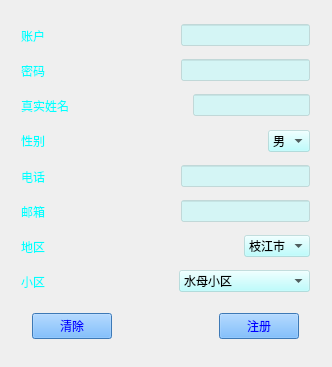
<?xml version="1.0" encoding="UTF-8"?>
<ui version="4.0">
 <class>UserRegister</class>
 <widget class="QWidget" name="UserRegister">
  <property name="geometry">
   <rect>
    <x>0</x>
    <y>0</y>
    <width>332</width>
    <height>367</height>
   </rect>
  </property>
  <property name="minimumSize">
   <size>
    <width>332</width>
    <height>367</height>
   </size>
  </property>
  <property name="maximumSize">
   <size>
    <width>332</width>
    <height>367</height>
   </size>
  </property>
  <property name="windowTitle">
   <string>用户注册</string>
  </property>
  <property name="windowIcon">
   <iconset>
    <normaloff>G:/VideoOfYouTube/注册.png</normaloff>G:/VideoOfYouTube/注册.png</iconset>
  </property>
  <widget class="QWidget" name="widget_10" native="true">
   <property name="geometry">
    <rect>
     <x>10</x>
     <y>10</y>
     <width>311</width>
     <height>351</height>
    </rect>
   </property>
   <layout class="QVBoxLayout" name="verticalLayout">
    <item>
     <widget class="QWidget" name="widget" native="true">
      <layout class="QHBoxLayout" name="horizontalLayout">
       <property name="leftMargin">
        <number>0</number>
       </property>
       <property name="topMargin">
        <number>0</number>
       </property>
       <property name="rightMargin">
        <number>0</number>
       </property>
       <property name="bottomMargin">
        <number>0</number>
       </property>
       <item>
        <widget class="QLabel" name="label">
         <property name="styleSheet">
          <string notr="true">color: rgb(0, 255, 255);
font: 10pt &quot;微软雅黑&quot;;</string>
         </property>
         <property name="text">
          <string>账户</string>
         </property>
        </widget>
       </item>
       <item>
        <spacer name="horizontalSpacer">
         <property name="orientation">
          <enum>Qt::Horizontal</enum>
         </property>
         <property name="sizeHint" stdset="0">
          <size>
           <width>40</width>
           <height>20</height>
          </size>
         </property>
        </spacer>
       </item>
       <item>
        <widget class="QLineEdit" name="id">
         <property name="styleSheet">
          <string notr="true">background-color: rgba(170, 255, 255, 100);</string>
         </property>
        </widget>
       </item>
      </layout>
     </widget>
    </item>
    <item>
     <widget class="QWidget" name="widget_2" native="true">
      <layout class="QHBoxLayout" name="horizontalLayout_2">
       <property name="leftMargin">
        <number>0</number>
       </property>
       <property name="topMargin">
        <number>0</number>
       </property>
       <property name="rightMargin">
        <number>0</number>
       </property>
       <property name="bottomMargin">
        <number>0</number>
       </property>
       <item>
        <widget class="QLabel" name="label_2">
         <property name="styleSheet">
          <string notr="true">color: rgb(0, 255, 255);
font: 10pt &quot;微软雅黑&quot;;</string>
         </property>
         <property name="text">
          <string>密码</string>
         </property>
        </widget>
       </item>
       <item>
        <spacer name="horizontalSpacer_2">
         <property name="orientation">
          <enum>Qt::Horizontal</enum>
         </property>
         <property name="sizeHint" stdset="0">
          <size>
           <width>40</width>
           <height>20</height>
          </size>
         </property>
        </spacer>
       </item>
       <item>
        <widget class="QLineEdit" name="password">
         <property name="styleSheet">
          <string notr="true">background-color: rgba(170, 255, 255, 100);</string>
         </property>
        </widget>
       </item>
      </layout>
     </widget>
    </item>
    <item>
     <widget class="QWidget" name="widget_3" native="true">
      <layout class="QHBoxLayout" name="horizontalLayout_3">
       <property name="leftMargin">
        <number>0</number>
       </property>
       <property name="topMargin">
        <number>0</number>
       </property>
       <property name="rightMargin">
        <number>0</number>
       </property>
       <property name="bottomMargin">
        <number>0</number>
       </property>
       <item>
        <widget class="QLabel" name="label_3">
         <property name="styleSheet">
          <string notr="true">color: rgb(0, 255, 255);
font: 10pt &quot;微软雅黑&quot;;</string>
         </property>
         <property name="text">
          <string>真实姓名</string>
         </property>
        </widget>
       </item>
       <item>
        <spacer name="horizontalSpacer_3">
         <property name="orientation">
          <enum>Qt::Horizontal</enum>
         </property>
         <property name="sizeHint" stdset="0">
          <size>
           <width>40</width>
           <height>20</height>
          </size>
         </property>
        </spacer>
       </item>
       <item>
        <widget class="QLineEdit" name="name">
         <property name="styleSheet">
          <string notr="true">background-color: rgba(170, 255, 255, 100);</string>
         </property>
        </widget>
       </item>
      </layout>
     </widget>
    </item>
    <item>
     <widget class="QWidget" name="widget_6" native="true">
      <layout class="QHBoxLayout" name="horizontalLayout_6">
       <property name="leftMargin">
        <number>0</number>
       </property>
       <property name="topMargin">
        <number>0</number>
       </property>
       <property name="rightMargin">
        <number>0</number>
       </property>
       <property name="bottomMargin">
        <number>0</number>
       </property>
       <item>
        <widget class="QLabel" name="label_6">
         <property name="styleSheet">
          <string notr="true">color: rgb(0, 255, 255);
font: 10pt &quot;微软雅黑&quot;;</string>
         </property>
         <property name="text">
          <string>性别</string>
         </property>
        </widget>
       </item>
       <item>
        <spacer name="horizontalSpacer_6">
         <property name="orientation">
          <enum>Qt::Horizontal</enum>
         </property>
         <property name="sizeHint" stdset="0">
          <size>
           <width>40</width>
           <height>20</height>
          </size>
         </property>
        </spacer>
       </item>
       <item>
        <widget class="QComboBox" name="sexcombo">
         <property name="styleSheet">
          <string notr="true">font: 10pt &quot;微软雅黑&quot;;
background-color: rgba(170, 255, 255, 100);</string>
         </property>
         <item>
          <property name="text">
           <string>男</string>
          </property>
         </item>
         <item>
          <property name="text">
           <string>女</string>
          </property>
         </item>
        </widget>
       </item>
      </layout>
     </widget>
    </item>
    <item>
     <widget class="QWidget" name="widget_5" native="true">
      <layout class="QHBoxLayout" name="horizontalLayout_5">
       <property name="leftMargin">
        <number>0</number>
       </property>
       <property name="topMargin">
        <number>0</number>
       </property>
       <property name="rightMargin">
        <number>0</number>
       </property>
       <property name="bottomMargin">
        <number>0</number>
       </property>
       <item>
        <widget class="QLabel" name="label_5">
         <property name="styleSheet">
          <string notr="true">color: rgb(0, 255, 255);
font: 10pt &quot;微软雅黑&quot;;</string>
         </property>
         <property name="text">
          <string>电话</string>
         </property>
        </widget>
       </item>
       <item>
        <spacer name="horizontalSpacer_5">
         <property name="orientation">
          <enum>Qt::Horizontal</enum>
         </property>
         <property name="sizeHint" stdset="0">
          <size>
           <width>40</width>
           <height>20</height>
          </size>
         </property>
        </spacer>
       </item>
       <item>
        <widget class="QLineEdit" name="phonenum">
         <property name="styleSheet">
          <string notr="true">background-color: rgba(170, 255, 255, 100);</string>
         </property>
        </widget>
       </item>
      </layout>
     </widget>
    </item>
    <item>
     <widget class="QWidget" name="widget_4" native="true">
      <layout class="QHBoxLayout" name="horizontalLayout_4">
       <property name="leftMargin">
        <number>0</number>
       </property>
       <property name="topMargin">
        <number>0</number>
       </property>
       <property name="rightMargin">
        <number>0</number>
       </property>
       <property name="bottomMargin">
        <number>0</number>
       </property>
       <item>
        <widget class="QLabel" name="label_4">
         <property name="styleSheet">
          <string notr="true">color: rgb(0, 255, 255);
font: 10pt &quot;微软雅黑&quot;;</string>
         </property>
         <property name="text">
          <string>邮箱</string>
         </property>
        </widget>
       </item>
       <item>
        <spacer name="horizontalSpacer_4">
         <property name="orientation">
          <enum>Qt::Horizontal</enum>
         </property>
         <property name="sizeHint" stdset="0">
          <size>
           <width>40</width>
           <height>20</height>
          </size>
         </property>
        </spacer>
       </item>
       <item>
        <widget class="QLineEdit" name="email">
         <property name="styleSheet">
          <string notr="true">background-color: rgba(170, 255, 255, 100);</string>
         </property>
        </widget>
       </item>
      </layout>
     </widget>
    </item>
    <item>
     <widget class="QWidget" name="widget_7" native="true">
      <layout class="QHBoxLayout" name="horizontalLayout_7">
       <property name="leftMargin">
        <number>0</number>
       </property>
       <property name="topMargin">
        <number>0</number>
       </property>
       <property name="rightMargin">
        <number>0</number>
       </property>
       <property name="bottomMargin">
        <number>0</number>
       </property>
       <item>
        <widget class="QLabel" name="label_7">
         <property name="styleSheet">
          <string notr="true">color: rgb(0, 255, 255);
font: 10pt &quot;微软雅黑&quot;;</string>
         </property>
         <property name="text">
          <string>地区</string>
         </property>
        </widget>
       </item>
       <item>
        <spacer name="horizontalSpacer_7">
         <property name="orientation">
          <enum>Qt::Horizontal</enum>
         </property>
         <property name="sizeType">
          <enum>QSizePolicy::Expanding</enum>
         </property>
         <property name="sizeHint" stdset="0">
          <size>
           <width>20</width>
           <height>20</height>
          </size>
         </property>
        </spacer>
       </item>
       <item>
        <widget class="QComboBox" name="block">
         <property name="styleSheet">
          <string notr="true">font: 10pt &quot;微软雅黑&quot;;
background-color: rgba(170, 255, 255, 100);</string>
         </property>
         <item>
          <property name="text">
           <string>枝江市</string>
          </property>
         </item>
         <item>
          <property name="text">
           <string>北京市</string>
          </property>
         </item>
         <item>
          <property name="text">
           <string/>
          </property>
         </item>
        </widget>
       </item>
      </layout>
     </widget>
    </item>
    <item>
     <widget class="QWidget" name="widget_8" native="true">
      <layout class="QHBoxLayout" name="horizontalLayout_8">
       <property name="leftMargin">
        <number>0</number>
       </property>
       <property name="topMargin">
        <number>0</number>
       </property>
       <property name="rightMargin">
        <number>0</number>
       </property>
       <property name="bottomMargin">
        <number>0</number>
       </property>
       <item>
        <widget class="QLabel" name="label_8">
         <property name="styleSheet">
          <string notr="true">color: rgb(0, 255, 255);
font: 10pt &quot;微软雅黑&quot;;</string>
         </property>
         <property name="text">
          <string>小区</string>
         </property>
        </widget>
       </item>
       <item>
        <spacer name="horizontalSpacer_8">
         <property name="orientation">
          <enum>Qt::Horizontal</enum>
         </property>
         <property name="sizeType">
          <enum>QSizePolicy::Fixed</enum>
         </property>
         <property name="sizeHint" stdset="0">
          <size>
           <width>20</width>
           <height>20</height>
          </size>
         </property>
        </spacer>
       </item>
       <item>
        <widget class="QComboBox" name="adress">
         <property name="styleSheet">
          <string notr="true">font: 10pt &quot;微软雅黑&quot;;
background-color: rgba(170, 255, 255, 100);</string>
         </property>
         <item>
          <property name="text">
           <string>水母小区</string>
          </property>
         </item>
         <item>
          <property name="text">
           <string>阿草小区</string>
          </property>
         </item>
         <item>
          <property name="text">
           <string/>
          </property>
         </item>
        </widget>
       </item>
      </layout>
     </widget>
    </item>
    <item>
     <widget class="QWidget" name="widget_9" native="true">
      <layout class="QHBoxLayout" name="horizontalLayout_9">
       <item>
        <widget class="QPushButton" name="clearButton">
         <property name="styleSheet">
          <string notr="true">background-color: rgb(85, 170, 255);
color: rgb(0, 0, 255);</string>
         </property>
         <property name="text">
          <string>清除</string>
         </property>
         <property name="icon">
          <iconset>
           <normaloff>G:/VideoOfYouTube/清除.png</normaloff>G:/VideoOfYouTube/清除.png</iconset>
         </property>
        </widget>
       </item>
       <item>
        <spacer name="horizontalSpacer_9">
         <property name="orientation">
          <enum>Qt::Horizontal</enum>
         </property>
         <property name="sizeHint" stdset="0">
          <size>
           <width>60</width>
           <height>20</height>
          </size>
         </property>
        </spacer>
       </item>
       <item>
        <widget class="QPushButton" name="registerButton">
         <property name="styleSheet">
          <string notr="true">background-color: rgb(85, 170, 255);
color: rgb(0, 0, 255);</string>
         </property>
         <property name="text">
          <string>注册</string>
         </property>
         <property name="icon">
          <iconset>
           <normaloff>G:/VideoOfYouTube/注册.png</normaloff>G:/VideoOfYouTube/注册.png</iconset>
         </property>
        </widget>
       </item>
      </layout>
     </widget>
    </item>
   </layout>
  </widget>
  <widget class="QLabel" name="label_9">
   <property name="geometry">
    <rect>
     <x>-20</x>
     <y>-10</y>
     <width>361</width>
     <height>391</height>
    </rect>
   </property>
   <property name="text">
    <string/>
   </property>
   <property name="pixmap">
    <pixmap>image/b9f6a04a78a27cb5a41b360ffd9d5fba.jpeg</pixmap>
   </property>
   <property name="scaledContents">
    <bool>true</bool>
   </property>
  </widget>
  <zorder>label_9</zorder>
  <zorder>widget_10</zorder>
 </widget>
 <layoutdefault spacing="6" margin="11"/>
 <resources/>
 <connections/>
</ui>
